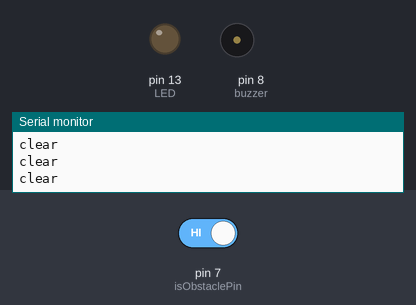
The sketch below on a simulated Arduino Uno, built with avr-gcc and run on an emulated ATmega328P. Shown: output pins drawn as LEDs (lit = HIGH), buzzer (waves = sounding, pin HIGH), the last lines printed to the serial monitor. The inputs (shaded band) are chosen by the test bench; at power-on: pin 7 (isObstaclePin) HIGH.

Above: at 1.2 s.
1.3 s: pin 7 (isObstaclePin) driven LOW
At 1.9 s:
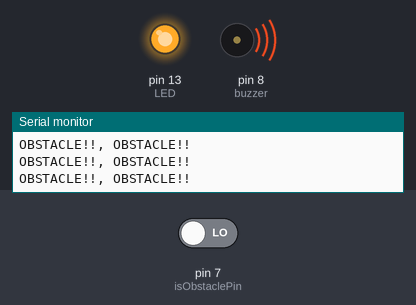
2.9 s: pin 7 (isObstaclePin) driven HIGH
At 4.4 s:
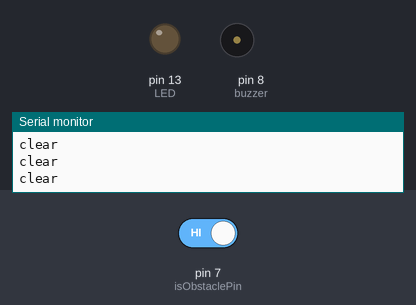
Timing chart, 0 to 5.9 s (numbered marks = the images above; inputs shaded):
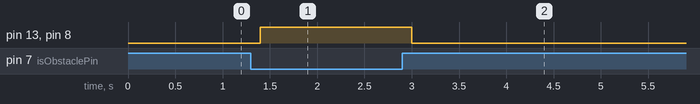

Measured:
- after the input at 1.3 s, pin 13 (LED), pin 8 (buzzer): LOW → HIGH after 0.10 s
- after the input at 2.9 s, pin 13 (LED), pin 8 (buzzer): HIGH → LOW after 0.10 s

The sketch:

IR_motion_detective.ino
```cpp
// void setup() {
//   // put your setup code here, to run once:

// }

// void loop() {
//   // put your main code here, to run repeatedly:

// }


int LED = 13; // Use the onboard Uno LED
int buzzer=8;
int isObstaclePin = 7;  // This is our input pin
int isObstacle =0;  // HIGH MEANS NO OBSTACLE

void setup() {
  pinMode(LED, OUTPUT);
  pinMode(buzzer, OUTPUT);
  pinMode(isObstaclePin, INPUT);
  Serial.begin(9600);
}

void loop() {
  isObstacle = digitalRead(isObstaclePin);

  if (isObstacle == LOW)
  {
    Serial.println("OBSTACLE!!, OBSTACLE!!");
    digitalWrite(LED, HIGH);
    digitalWrite(buzzer, HIGH);
     delay(200);
  }
  else
  {
    Serial.println("clear");
    digitalWrite(LED, LOW);
     digitalWrite(buzzer, LOW);
     delay(200);
  }
}
```
